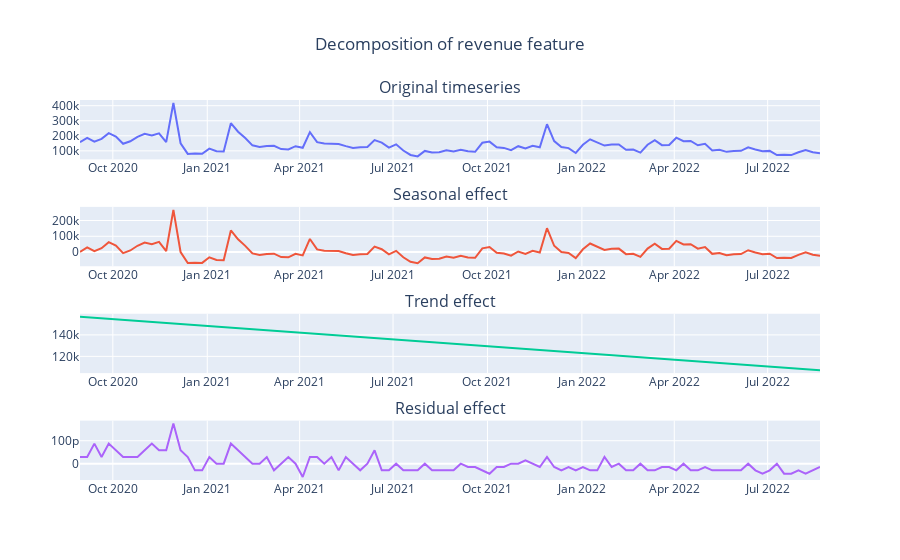

Notebook code cell kept with this figure:
### Code cell
decomposition = plot_ts_decomposition(result, mmm_data, "revenue")
decomposition.show()
